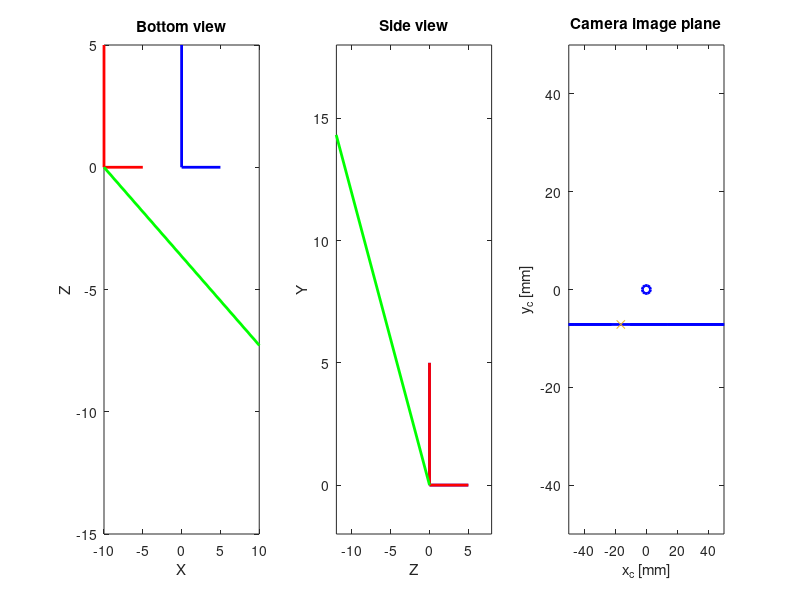

Write MATLAB code to recreate this figure.
clear;
pi = 3.1415;

%%
%Parameters
Theta = 20;%degfrom x axis toward neg z axis(toward world)
Phi = 50;%deg from x axis toward y (up)
Theta=-(Theta)*pi/180;
Phi=(Phi+90)*pi/180;

R = [1 0 0;
     0 1 0;
     0 0 1];
r0 = [-10;0;0];

f = 6;
%%

x_lm = f/tan(Theta);
y_lm = f/tan(Phi);

a1 = R(1,1)*x_lm + R(1,2)*y_lm+R(1,3)*f;
a2 = R(2,1)*x_lm + R(2,2)*y_lm+R(2,3)*f;
a3 = R(3,1)*x_lm + R(3,2)*y_lm+R(3,3)*f;

z_l = [-10 -2 -1 -0.1 0.1 1 2 10]';

x_cm = f*(a1*z_l+f*r0(1))./(a3*z_l+f*r0(3));
y_cm = f*(a2*z_l+f*r0(2))./(a3*z_l+f*r0(3));


%%
%Plotting
x_axis = R*[5;0;0]+r0;
y_axis = R*[0;5;0]+r0;
z_axis = R*[0;0;5]+r0;

ray = -10*[a1;a2;a3]+[r0(1);r0(2);r0(3)];

figure(1)
subplot(1,3,1)
plot([0 5],[0 0],'LineWidth',2,'color','b')
hold on
plot([0 0],[0 5],'LineWidth',2,'color','b')
plot([r0(1) x_axis(1,1)],[r0(3) x_axis(3,1)],'LineWidth',2,'color','r')
plot([r0(1) z_axis(1,1)],[r0(3) z_axis(3,1)],'LineWidth',2,'color','r')
plot([r0(1) ray(1)],[r0(3) ray(3)],'LineWidth',2,'color','g')
title('Bottom view')
xlabel('X')
ylabel('Z')
axis([-10 10 -15 5])


subplot(1,3,2)
plot([0 5],[0 0],'LineWidth',2,'color','b')
hold on
plot([0 0],[0 5],'LineWidth',2,'color','b')
plot([r0(3) z_axis(3,1)],[r0(2) z_axis(2,1)],'LineWidth',2,'color','r')
plot([r0(3) y_axis(3,1)],[r0(2) y_axis(2,1)],'LineWidth',2,'color','r')
plot([r0(3) ray(3)],[r0(2) ray(2)],'LineWidth',2,'color','g')
title('Side view')
xlabel('Z')
ylabel('Y')
axis([-12 8 -2 18])

% plot3([0 5],[0 0],[0 0],'LineWidth',2,'color','b')
% hold on
% grid on
% plot3([0 0],[0 5],[0 0],'LineWidth',2,'color','b')
% plot3([0 0],[0 0],[0 5],'LineWidth',2,'color','b')
% plot3([r0(1) x_axis(1,1)],[r0(2) x_axis(2,1)],[r0(3) x_axis(3,1)],'LineWidth',2,'color','r')
% plot3([r0(1) y_axis(1,1)],[r0(2) y_axis(2,1)],[r0(3) y_axis(3,1)],'LineWidth',2,'color','r')
% plot3([r0(1) z_axis(1,1)],[r0(2) z_axis(2,1)],[r0(3) z_axis(3,1)],'LineWidth',2,'color','r')
% plot3([r0(1) ray(1)],[r0(2) ray(2)],[r0(3) ray(3)],'LineWidth',2,'color','g')
% xlabel('X')
% ylabel('Y')
% zlabel('Z')
% axis([-10 10 0 20 -15 5])
% title('Camera(blue) and Laser(red) positions')

subplot(1,3,3)
plot(x_cm,y_cm,'LineWidth',2,'color','b')
hold on
plot(0,0,'o','LineWidth',2,'color','b')
axis([-50 50 -50 50])
xlabel('x_c [mm]')
ylabel('y_c [mm]')
title('Camera image plane')
plot(x_lm,y_lm,'x')